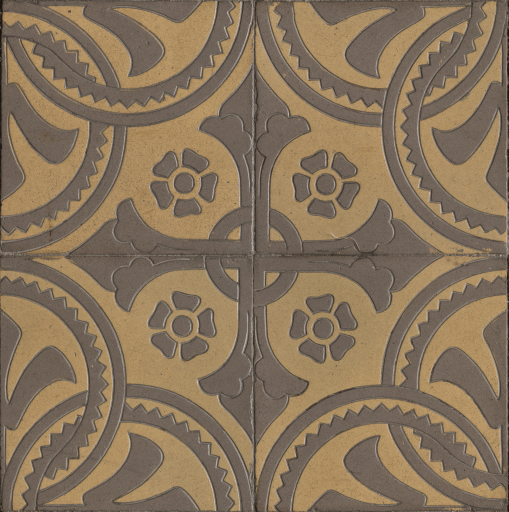
//> input picture Project05/Texture.jpg, 1017 x 1024 px (shown at 1/2 size)
$ ./main   (built with g++ and OpenCV 4)
//> lines starting //> are read from the running program, lines starting //| are printed output that depends on the picture
#include <iostream>
#include <stdlib.h>
#include <cmath>
#include <opencv2/opencv.hpp>

#define PI 3.1415927

using namespace std;
using namespace cv;


///Define Objects
class Quadrics{
private:
    Vec4f ColorH0, ColorH1, ColorH2;
    enum SphereType{
        TEXTURE,
        HOMO
    };
    SphereType sphereType;
    Mat textureMap;
public:
    int a02,a12,a22,a21,a00;
    double s0, s1, s2;
    Vec3d n0, n1, n2;
    Vec4f  ColorH3;
    Vec3d pc;
    bool checkIn(Vec3d pos);
    double rayTracer(Vec3d pe, Vec3d npe);
    Quadrics(int a02_, int a12_, int a22_, int a21_, int a00_, double s0_, double s1_, double s2_, Vec3d pc_, Vec4f ColorH0_, Vec4f ColorH1_, Vec4f ColorH2_, Vec4f ColorH3_);
    Quadrics(int a02_, int a12_, int a22_, int a21_, int a00_, double s0_, double s1_, double s2_, Vec3d pc_, Mat textureMap_, Vec4f ColorH3_);
    vector<Vec4f> TexColorDeter(Vec3d Ph);
    Vec3d nH(Vec3d Ph);
};

//Get the normal vector
Vec3d Quadrics::nH(Vec3d Ph){
    Vec3d vecH = 2*a02*n0.dot(Ph - pc)/(s0*s0)*n0 + 2*a12*n1.dot(Ph - pc)/(s1*s1)*n1 + 2*a22*n2.dot(Ph - pc)/(s2*s2)*n2 + a21/s2*n2;
    return vecH/norm(vecH);
}

// [19 lines left out: function Quadrics, not called in this run]

Quadrics::Quadrics(int a02_, int a12_, int a22_, int a21_, int a00_, double s0_, double s1_, double s2_, Vec3d pc_, Mat textureMap_, Vec4f ColorH3_){
    a02 = a02_;
    a12 = a12_;
    a22 = a22_;
    a21 = a21_;
    a00 = a00_;
    s0 = s0_;
    s1 = s1_;
    s2 = s2_;
    pc = pc_;
    textureMap = textureMap_;
    ColorH3 = ColorH3_;
    n0 = Vec3d(1,0,0);
    n1 = Vec3d(0,1,0);
    n2 = Vec3d(0,0,1);
    sphereType = TEXTURE;
}


bool Quadrics::checkIn(Vec3d pos){
    double F = pow((pos-pc).dot(n0)/s0,2)*a02+pow((pos-pc).dot(n1)/s1,2)*a12+pow((pos-pc).dot(n2)/s2,2)*a22+a00;
    if(F<0) return true;
    else return false;
}

double Quadrics::rayTracer(Vec3d pe, Vec3d npe){
    double A = a02*pow(n0.dot(npe)/s0,2)+a12*pow(n1.dot(npe)/s1,2)+a22*pow(n2.dot(npe)/s2,2);
    double B = a02*(2*n0.dot(npe))*(n0.dot(pe-pc))/(s0*s0)+
               a12*(2*n1.dot(npe))*(n1.dot(pe-pc))/(s1*s1)+
               a22*(2*n2.dot(npe))*(n2.dot(pe-pc))/(s2*s2)+
               a21*n2.dot(npe)/s2;
    double C = a02*pow(n0.dot(pe-pc)/s0,2) +
               a12*pow(n1.dot(pe-pc)/s1,2) +
               a22*pow(n2.dot(pe-pc)/s2,2) +
               a21*n2.dot(pe-pc)/s2 +
               a00;
//    cout << "A is " << A <<" B is " << B <<" C is " << C << endl;
    double delta = pow(B,2)-4*A*C;
    if(delta < 0) return -1;
    else return ((-B-sqrt(pow(B,2)-4*A*C))/(2*A));
}

vector<Vec4f> Quadrics::TexColorDeter(Vec3d Ph){
    vector<Vec4f> texColors(3);
    if(sphereType == HOMO){
        texColors[0] = ColorH0;
        texColors[1] = ColorH1;
        texColors[2] = ColorH2;
        return texColors;
    }
    else{
        Vec3d npe;
        npe = (Ph-pc)/norm(Ph-pc);
        double x,y,z,theta,phi;
        int X,Y;
        x = npe.dot(n0);
        y = npe.dot(n1);
        z = npe.dot(n2);
        phi = acos(z);
        theta = acos(y/sin(phi));
        if(x<0) theta = 2*PI - theta;
        X = max(min(int(round((theta/(2*PI))*textureMap.cols)),textureMap.cols),0);
        Y = max(min(int(round((phi/(PI))*textureMap.rows)),textureMap.rows),0);

        texColors[1][0] = textureMap.at<Vec3b>(Y, X)[0];
        texColors[1][1] = textureMap.at<Vec3b>(Y, X)[1];
        texColors[1][2] = textureMap.at<Vec3b>(Y, X)[2];
        texColors[1][3] = 255;

        for(int i = 0; i < 3; i ++){
            texColors[0][i] = texColors[1][i]/5;
            texColors[2][i] = min(texColors[1][i], float(255.0));
            texColors[2][i] *= 10;
        }
        texColors[0][3] = 255;
        texColors[2][3] = 2550;
        return texColors;
    }
}

class Planes{
private:
    Vec4f ColorH0, ColorH1, ColorH2;
    enum PlaneType{
        TEXTURE,
        HOMO
    };
    PlaneType planeType;
    Mat textureMap;
    Mat normalMap;
    float s0, s1; //params for texture map
public:
    Vec3d pc;
    Vec3d n1, n2, n0;
    Vec4f ColorH3;
    Planes(Vec3d n2_, Vec3d pc_, Vec4f ColorH0_, Vec4f ColorH1_, Vec4f ColorH2_, Vec4f ColorH3_);
    Planes(Vec3d n2_, Vec3d pc_, Vec3d n1_, Mat textureMap_, Mat normalMap_, float s0_, float s1_, Vec4f ColorH3_);
    vector<Vec4f> TexColorDeter(Vec3d ph);
    bool checkIn(Vec3d pos);
    Vec3d nH(void);
    Vec3d nH_Tex(Vec3d Ph);
    double rayTracer(Vec3d pe, Vec3d npe);
};

// [15 lines left out: function nH_Tex, not called in this run]


Vec3d Planes::nH(void){
    return n2;
}

// [9 lines left out: function Planes, not called in this run]

Planes::Planes(Vec3d n2_, Vec3d pc_, Vec3d n1_, Mat textureMap_, Mat normalMap_, float s0_, float s1_, Vec4f ColorH3_){
    n1 = n1_;
    n2 = n2_;
    n0 = n1.cross(n2);
    pc = pc_;
    planeType = TEXTURE;
    ColorH3 = ColorH3_;
    textureMap = textureMap_;
    s0 = s0_;
    s1 = s1_;
    normalMap = normalMap_;
}

bool Planes::checkIn(Vec3d pos){
    double F = n2.dot(pos - pc);
    if(F<0) return true;
    else return false;
}

double Planes::rayTracer(Vec3d pe, Vec3d npe){
    return n2.dot(pc-pe)/n2.dot(npe);
}

vector<Vec4f> Planes::TexColorDeter(Vec3d ph = Vec3d(0,0,0)){
    vector<Vec4f> texColors(3);
    if(planeType == HOMO){
        texColors[0] = (ColorH0);
        texColors[1] = (ColorH1);
        texColors[2] = (ColorH2);
        return texColors;
    }
    else if(planeType == TEXTURE){
        double x = (ph - pc).dot(n0)/s0;
        double y = (ph - pc).dot(n1)/s1;
        int xI = round((x-floor(x))*textureMap.cols);
        int yI = round((y-floor(y))*textureMap.rows);
//        cout << "xI is " << xI << " yI is " << yI << endl;
        texColors[1][0] = textureMap.at<Vec3b>(yI, xI)[0];
        texColors[1][1] = textureMap.at<Vec3b>(yI, xI)[1];
        texColors[1][2] = textureMap.at<Vec3b>(yI, xI)[2];
        texColors[1][3] = 255;

        for(int i = 0; i < 3; i ++){
            texColors[0][i] = texColors[1][i]/5;
            texColors[2][i] = min(texColors[1][i], float(255.0));
            texColors[2][i] *= 10;
        }
        texColors[0][3] = 255;
        texColors[2][3] = 2550;
        return texColors;
    }
}

///Define Light Source
class lightSource{
public:
    enum Mode
    {
      SPOT,
      DIRECTIONAL,
      POINTLIGHT
    };

    Vec3d Pl, nLH_D; //light point OR light Direction
    double spotRange;
    double ks, kd;
    Vec4f ColorL;   //color of light
    //params for color calculation
    Mode lightMode;
    lightSource(Vec3d Pl, Vec3d nLH, double spotRange, double ks, double kd, Vec4f ColorL, Mode lightMode);
    //H0 ambient, H1 diffuse, H2 specular
    Vec4f colorSDcal(Vec3d Pe, Vec3d Ph, Vec3d nH, Vec4f ColorH0, Vec4f ColorH1, Vec4f ColorH2, Vec4f ColorH3);
};

lightSource::lightSource(Vec3d Pl_, Vec3d nLH_, double spotRange_, double ks_, double kd_, Vec4f ColorL_, Mode lightMode_){
    Pl = Pl_;
    ColorL = ColorL_;
    nLH_D = nLH_;
    ks = ks_;
    kd = kd_;
    spotRange = spotRange_;
    lightMode = lightMode_;
}

Vec4f lightSource::colorSDcal(Vec3d Pe, Vec3d Ph, Vec3d nH, Vec4f ColorH0, Vec4f ColorH1, Vec4f ColorH2, Vec4f ColorH3){
    double s, t; //the coefficient for specular, diffuse light and hale light.
    double cosRE; //cos(angle between reflect light and eye)
    Vec3d rHE, nLH, nHE;
    Vec4f ColorPE;
    if((lightMode == SPOT)||(lightMode == POINTLIGHT)) nLH = (Ph - Pl)/norm(Pl - Ph);
    else if(lightMode == DIRECTIONAL) nLH = nLH_D;
    nHE = (Pe - Ph)/norm(Pe - Ph);
    rHE = nLH - 2*(nLH.dot(nH))*nH;
    cosRE = rHE.dot(nHE);
    s = std::max((pow(cosRE,3)-0.9)/0.1,0.0);
    t = std::max(cosRE,0.0);
    if((lightMode == POINTLIGHT)||((lightMode == SPOT)&&(nLH.dot(nLH_D) > spotRange))) return (ks*s*ColorH2.mul(ColorL) + kd*t*ColorH1.mul(ColorL)/(1+norm(Pl-Ph)));
    else if(lightMode == DIRECTIONAL) return (ks*s*ColorH2.mul(ColorL) + kd*t*ColorH1.mul(ColorL)/100);
    else return Vec4f(0,0,0,0);
}


Vec3d cameraPhGrab(Vec3d pe, Vec3d npe, double t){
    return (pe+npe*t);
}

int traceTimeComp(vector<double> traceVecTime){
    double timeMin = -1;
    int minIdx = -1;
    int idx = 0;
    while(traceVecTime[idx] <= 0){
        idx ++;
        if(idx == traceVecTime.size()) return -1;
    }
    timeMin = traceVecTime[idx];
    minIdx = idx;
    for(;idx < traceVecTime.size(); idx ++){
        if((traceVecTime[idx] < timeMin)&&(traceVecTime[idx] > 0)){
            timeMin = traceVecTime[idx];
            minIdx = idx;
        }
    }
    return minIdx;
}


class colorShadowDeter{
public:
    enum ShadowMode{
        HARD_SHADOW,
        SOFT_SHADOW,
        DOWN_SHADOW
    };

    ShadowMode shadowMode;
    int objectIdx;
    Vec3d Ph;
    colorShadowDeter(ShadowMode shadowMode);
    void PhCal(Vec3d pe, Vec3d npe, vector<Planes> vecPlane, vector<Quadrics> vecQuad);
    Vec3b ColorDeter(Vec3d pe, double kb, double k0, vector<Planes> vecPlane, vector<Quadrics> vecQuad, vector<lightSource> lighters, vector<float> shadowFlag);
    vector<float> shadowRayTracing(vector<Planes> planes, vector<Quadrics> spheres, vector<lightSource> lighters);
};

colorShadowDeter::colorShadowDeter(ShadowMode shadowMode_){
    shadowMode = shadowMode_;
}

float shadowRayTrace(Quadrics quad, Vec3d pl, Vec3d Ph, Vec3d nLH_D, lightSource::Mode lightType, colorShadowDeter::ShadowMode shadowMode = colorShadowDeter::SOFT_SHADOW){
    double lenLH;
    Vec3d nlh;
    if((lightType == lightSource::POINTLIGHT)||(lightType == lightSource::SPOT)){
        lenLH = norm(Ph - pl);
        nlh = (Ph - pl)/lenLH;
    }
    else{
         nlh = -nLH_D;
         pl = Ph;
    }
    if(shadowMode == colorShadowDeter::DOWN_SHADOW){
        Ph -= quad.nH(Ph)*0.5;  //down for 0.5
    }

    double A = quad.a02*pow(quad.n0.dot(nlh)/quad.s0,2)+quad.a12*pow(quad.n1.dot(nlh)/quad.s1,2)+quad.a22*pow(quad.n2.dot(nlh)/quad.s2,2);
    double B = quad.a02*(2*quad.n0.dot(nlh))*(quad.n0.dot(pl-quad.pc))/(quad.s0*quad.s0)+
               quad.a12*(2*quad.n1.dot(nlh))*(quad.n1.dot(pl-quad.pc))/(quad.s1*quad.s1)+
               quad.a22*(2*quad.n2.dot(nlh))*(quad.n2.dot(pl-quad.pc))/(quad.s2*quad.s2)+
               quad.a21*quad.n2.dot(nlh)/quad.s2;
    double C = quad.a02*pow(quad.n0.dot(pl-quad.pc)/quad.s0,2) +
               quad.a12*pow(quad.n1.dot(pl-quad.pc)/quad.s1,2) +
               quad.a22*pow(quad.n2.dot(pl-quad.pc)/quad.s2,2) +
               quad.a21*quad.n2.dot(pl-quad.pc)/quad.s2 +
               quad.a00;
//    cout << "A is " << A <<" B is " << B <<" C is " << C << endl;
    double delta = pow(B,2)-4*A*C;
    if(delta < 0) return 0;
    delta = sqrt(delta);
    double tSmall = ((-B-delta)/(2*A));
    double tBig = ((-B+delta)/(2*A));
    if(shadowMode != colorShadowDeter::DOWN_SHADOW){
        if((lightType == lightSource::POINTLIGHT)||(lightType == lightSource::SPOT)){
            if((tSmall > 0)&&(tBig - 1e-4 < lenLH)) return (tBig - tSmall);
            else return 0;
        }
        else{
            if((tSmall + 1e-4 > 0)&&(tBig + 1e-4 > 0)) return (tBig - tSmall);
            else return 0;
        }
    }
    else{
        if((lightType == lightSource::POINTLIGHT)||(lightType == lightSource::SPOT)){
            if((tSmall > 0)&&(tBig < lenLH)) return (tBig - tSmall);
            else if((tSmall > 0)&&(tSmall < lenLH)&&(tBig >= lenLH)) return (lenLH - tSmall);
            else return 0;
        }
        else{
            if((tSmall + 1e-4 > 0)&&(tBig + 1e-4 > 0)) return (tBig - tSmall);
            if((tSmall + 1e-4 < 0)&&(tBig + 1e-4 > 0)) return (tBig);
            else return 0;
        }
    }
}

float shadowRayTrace(Planes plane, Vec3d pl, Vec3d Ph, Vec3d nLH_D, lightSource::Mode lightType, colorShadowDeter::ShadowMode shadowMode = colorShadowDeter::SOFT_SHADOW){
    double lenLH;
    Vec3d nlh;
    if((lightType == lightSource::POINTLIGHT)||(lightType == lightSource::SPOT)){
        lenLH = norm(Ph - pl);
        nlh = (Ph - pl)/lenLH;
    }
    else{
         nlh = -nLH_D;
         pl = Ph;
    }
    Ph -= plane.nH()*0.5;  //down for 0.5

    //plane ray trace
    double t = plane.n2.dot(plane.pc-pl)/plane.n2.dot(nlh);
    if((lightType == lightSource::POINTLIGHT)||(lightType == lightSource::SPOT)){
        if(t < lenLH) return (lenLH - t);
    }
    else{
        if(t > 0) return t;
    }
    return 0;
}

void colorShadowDeter::PhCal(Vec3d pe, Vec3d npe, vector<Planes> vecPlane, vector<Quadrics> vecQuad){
    vector<double> timeRayVec;

    for(int i = 0; i < vecQuad.size(); i ++)   timeRayVec.push_back(vecQuad[i].rayTracer(pe,npe));
    for(int i = 0; i < vecPlane.size(); i ++)  timeRayVec.push_back(vecPlane[i].rayTracer(pe,npe));
    objectIdx = traceTimeComp(timeRayVec);
    if(objectIdx >= 0) Ph = cameraPhGrab(pe, npe, timeRayVec[objectIdx]);
}

Vec3b colorShadowDeter::ColorDeter(Vec3d pe, double kb, double k0, vector<Planes> vecPlane, vector<Quadrics> vecQuad, vector<lightSource> lighters, vector<float> shadowFlag){
    Vec4f colorSum4f(0,0,0,0);

    double b; //the coefficient for hale light.
    double cosEH; //cos(angle between reflect light and eye)
    Vec3d rHE, nLH, nHE, nH;

    if(objectIdx < 0) return Vec3b(50,50,50);
    nHE = (pe - Ph)/norm(pe - Ph);
    nH = objectIdx < vecQuad.size()?vecQuad[objectIdx].nH(Ph):vecPlane[objectIdx - vecQuad.size()].nH();
    cosEH = nHE.dot(nH);
    b = std::max(((1-cosEH)-0.92)/0.08,0.0);

    if(objectIdx < vecQuad.size()){
        vector<Vec4f> textureClr = vecQuad[objectIdx].TexColorDeter(Ph);
        for(int i = 0; i < lighters.size(); i ++){
            if((shadowMode == HARD_SHADOW)&&(fabs(shadowFlag[i]) < 1e-2)) colorSum4f += lighters[i].colorSDcal(pe, Ph, nH, textureClr[0], textureClr[1], textureClr[2], vecQuad[objectIdx].ColorH3);
            else if(shadowMode == SOFT_SHADOW) colorSum4f += lighters[i].colorSDcal(pe, Ph, nH, textureClr[0], textureClr[1], textureClr[2], vecQuad[objectIdx].ColorH3)/(shadowFlag[i]+1);
            else if(shadowMode == DOWN_SHADOW) colorSum4f += lighters[i].colorSDcal(pe, Ph, nH, textureClr[0], textureClr[1], textureClr[2], vecQuad[objectIdx].ColorH3)/(std::max(double(shadowFlag[i]/0.5), 1.0));
            else if(shadowMode == DOWN_SHADOW) colorSum4f += lighters[i].colorSDcal(pe, Ph, nH, textureClr[0], textureClr[1], textureClr[2], vecQuad[objectIdx].ColorH3)/(std::max(double(shadowFlag[i]/0.5), 1.0));
        }
        colorSum4f += k0*textureClr[0] + b*kb*vecQuad[objectIdx].ColorH3;
    }
    else{
        vector<Vec4f> textureClr = vecPlane[objectIdx - vecQuad.size()].TexColorDeter(Ph);
//        for(int i = 0; i < textureClr.size(); i ++) cout << textureClr[i];
//        cout << endl;
        for(int i = 0; i < lighters.size(); i ++){
           if((shadowMode == HARD_SHADOW)&&(fabs(shadowFlag[i]) < 1e-2)) colorSum4f += lighters[i].colorSDcal(pe, Ph, vecPlane[objectIdx - vecQuad.size()].nH(), textureClr[0],
                                                textureClr[1], textureClr[2], vecPlane[objectIdx - vecQuad.size()].ColorH3);
           else if(shadowMode == SOFT_SHADOW) colorSum4f += lighters[i].colorSDcal(pe, Ph, vecPlane[objectIdx - vecQuad.size()].nH(), textureClr[0],
                                                textureClr[1], textureClr[2], vecPlane[objectIdx - vecQuad.size()].ColorH3)/(shadowFlag[i]+1);
           else if(shadowMode == DOWN_SHADOW) colorSum4f += lighters[i].colorSDcal(pe, Ph, vecPlane[objectIdx - vecQuad.size()].nH(), textureClr[0],
                                                textureClr[1], textureClr[2], vecPlane[objectIdx - vecQuad.size()].ColorH3)/( std::max(double(shadowFlag[i]/0.5), 1.0) );
        }
        colorSum4f += k0*textureClr[0] + b*kb*vecPlane[objectIdx - vecQuad.size()].ColorH3;
    }
    // [8 lines of commented-out code are left out]

    return Vec3b(char(colorSum4f[0]*255/colorSum4f[3]),char(colorSum4f[1]*255/colorSum4f[3]),char(colorSum4f[2]*255/colorSum4f[3]));
}

vector<float> colorShadowDeter::shadowRayTracing(vector<Planes> planes,vector<Quadrics> spheres, vector<lightSource> lighters){
    vector<float> tracingTime(spheres.size());

    for(int i = 0; i < lighters.size(); i ++){
        tracingTime[i] = 0;
        if(shadowMode != DOWN_SHADOW){
            for(int j = 0; j < spheres.size(); j ++){
                tracingTime[i] += shadowRayTrace(spheres[j], lighters[i].Pl, Ph, lighters[i].nLH_D, lighters[i].lightMode);
            }
        }
        else{
            for(int j = 0; j < spheres.size(); j ++){
                tracingTime[i] += shadowRayTrace(spheres[j], lighters[i].Pl, Ph, lighters[i].nLH_D, lighters[i].lightMode, DOWN_SHADOW);
            }
            for(int j = 0; j < planes.size(); j ++){
                tracingTime[i] += shadowRayTrace(planes[j], lighters[i].Pl, Ph, lighters[i].nLH_D, lighters[i].lightMode, DOWN_SHADOW);
            }
        }
    }

    return tracingTime;
}

int main(int argc, char *argv[]){

    vector<Scalar> color{Scalar(255,224,147),Scalar(93,66,255),Scalar(255,255,255),Scalar(230,180,80)};
    Mat img(Size(640,480),CV_8UC3,color[0]);
    Mat texturePlane = imread("Texture.jpg");
//> texturePlane is the input picture: 1024 rows x 1017 cols, CV_8UC3; mean B, G, R 91.7, 115.2, 134.3
    Mat sphereTexture = imread("sphereTexture.jpg");
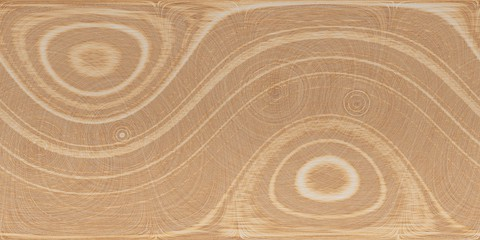
//> input picture Project05/sphereTexture.jpg, 480 x 240 px
//> sphereTexture is the input picture: 240 rows x 480 cols, CV_8UC3; mean B, G, R 121.2, 159.2, 197.3
    Mat sphereTexture2 = imread("sphereTexture2.jpg");
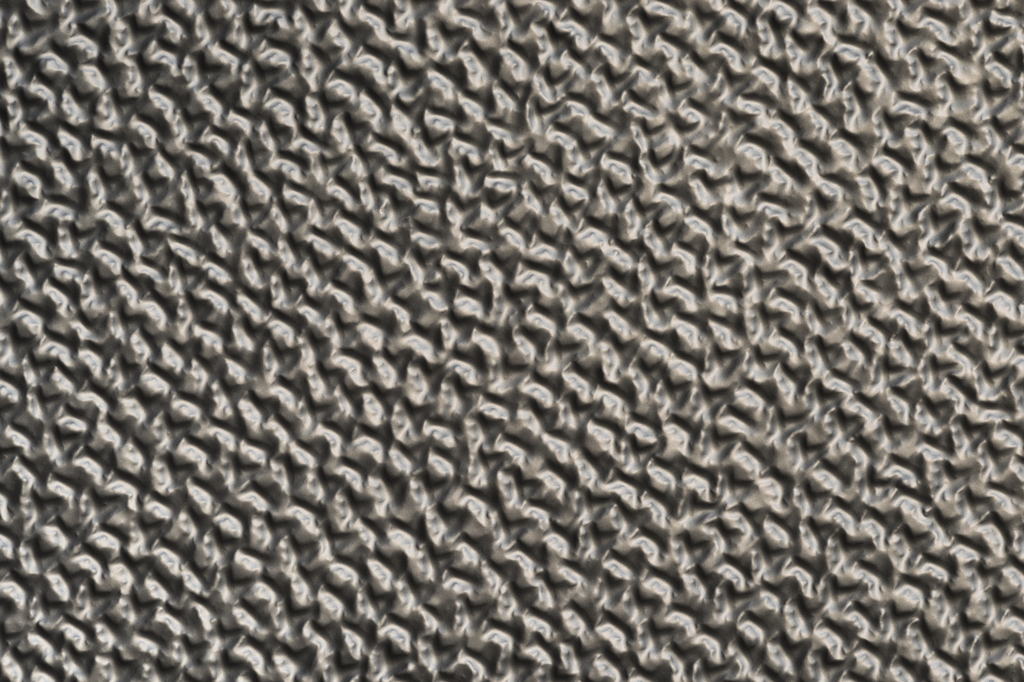
//> input picture Project05/sphereTexture2.jpg, 1024 x 682 px
//> sphereTexture2 is the input picture: 682 rows x 1024 cols, CV_8UC3; mean B, G, R 104.3, 110.9, 115.4
    Mat normalTexture = imread("normal.jpg");
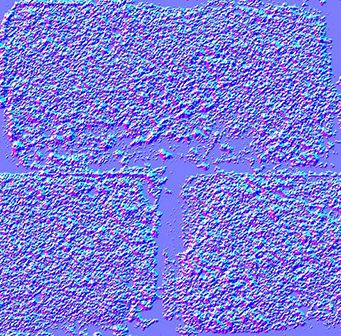
//> input picture Project05/normal.jpg, 341 x 336 px
//> normalTexture is the input picture: 336 rows x 341 cols, CV_8UC3; mean B, G, R 218.4, 125.1, 125.2
    double Sx = 16, Sy = 12;
    Vec3d pos;
    Vec3d Ph;
    int objectIdx;
    int xSample = 2, ySample = 2;
    double randX,randY;
    int M = img.cols, N = img.rows;

    //the efficient of background and outline
    double kb = 0.5, k0 = 0.5;
    colorShadowDeter CSDeter(colorShadowDeter::DOWN_SHADOW);
    vector<float> shadowFlag;

    //Graphics
    vector<Quadrics> spheres;
    vector<Planes> planes;
    vector<lightSource> lighters;

    spheres.push_back(Quadrics(1,1,1,0,-1,5,5,5,Vec3d(0,0,5),sphereTexture,Vec4f(0,0,0,255)));
//> in Quadrics, `pc = pc_;`: pc = [0, 0, 5]
//> in Quadrics, `ColorH3 = ColorH3_;`: ColorH3 = [0, 0, 0, 255]
//> spheres = 1 item
    spheres.push_back(Quadrics(1,1,1,0,-1,3,3,3,Vec3d(0,12,4),sphereTexture2,Vec4f(0,0,0,255)));
//> spheres = 2 items
    planes.push_back(Planes(Vec3d(0,0,1),Vec3d(0,0,0),Vec3d(0,1,0),texturePlane,normalTexture,10,10,Vec4f(10,10,10,255)));
//> in Planes, `n1 = n1_;`: n1 = [0, 1, 0]
//> in Planes, `n2 = n2_;`: n2 = [0, 0, 1]
//> in Planes, `n0 = n1.cross(n2);`: n0 = [1, 0, 0]
//> in Planes, `pc = pc_;`: pc = [0, 0, 0]
//> in Planes, `ColorH3 = ColorH3_;`: ColorH3 = [10, 10, 10, 255]
//> planes = 1 item
//    planes.push_back(Planes(Vec3d(-1,0,0),Vec3d(12,0,0),Vec4f(50,100,50,255),Vec4f(170,220,170,255),Vec4f(160,210,160,255),Vec4f(10,10,10,255)));
//    planes.push_back(Planes(Vec3d(0,1,0),Vec3d(0,-9,0),Vec4f(50,50,100,255),Vec4f(170,170,220,255),Vec4f(1800,1800,2300,2550),Vec4f(10,10,10,255)));

    //area light
    lighters.push_back(lightSource(Vec3d(-10,-20,30), Vec3d(0.5773,-0.5773,-0.5773), 0.9,0.5,0.5,Vec4f(60,60,60,60), lightSource::POINTLIGHT));

    //camera
    Vec3d pe(40,0,6);
    Vec3d vUp(-1,0,1);
    Vec3d v2(20,0,1);
    Vec3d n0Vec(0,-1,0);
    Vec3d n2 = v2/norm(v2);

    Vec3d n0 = n0Vec/norm(n0Vec);
    Vec3d n1 = n0.cross(n2);

    Vec3d pcMat = pe + v2;
    Vec3d pc(pcMat[0], pcMat[1], pcMat[2]);
    Vec3d th_P;

    Vec3i colorSum;
    double cameraX,cameraY; //the coordinate in the camera
    Vec3d npe;

    cout << n0 << endl << n1 << endl << n2 << endl;

    //checkIn
    for(int i = 0; i < spheres.size(); i ++){
        if(spheres[i].checkIn(pe)){
            cout << "fail in checking in " << endl;
            return 0;
        }
    }
//> this loop made 2 passes
//> F in checkIn on passes 1 to 2: 63.04, 193.2
    for(int j = 0; j < planes.size(); j ++){
        if(planes[j].checkIn(pe)){
            cout << "fail in checking in " << endl;
            return 0;
        }
    }
//> this loop made 1 pass
//> F in checkIn on pass 1: 6

    for(int m = 0; m < M; m ++)
        for(int n = 0; n < N; n ++)
        {
            //with anti-aliasing
            randX = rand()%1000/1000.0;
            randY = rand()%1000/1000.0;
            colorSum = Vec3i(0,0,0);
            for(int xCnt = 0; xCnt < xSample; xCnt ++)
                for(int yCnt = 0; yCnt < ySample; yCnt ++)
                {
                    cameraX = (Sx*(m+(xCnt+randX)/xSample)/M-Sx/2.0);
                    cameraY = (Sy*(n+(yCnt+randY)/ySample)/N-Sy/2.0);
                    pos[0] = pc[0] + n1[0]*cameraY + n0[0]*cameraX;
                    pos[1] = pc[1] + n1[1]*cameraY + n0[1]*cameraX;
                    pos[2] = pc[2] + n1[2]*cameraY + n0[2]*cameraX;
                    npe = (pe - pos)/norm(pe - pos);

                    CSDeter.PhCal(pe, npe, planes, spheres);
                    if((xCnt == 0)&&(yCnt == 0)){
                        shadowFlag = CSDeter.shadowRayTracing(planes, spheres, lighters);
                    }
                    colorSum += CSDeter.ColorDeter(pe, kb, k0, planes, spheres, lighters, shadowFlag);
                }
            img.at<Vec3b>(n,m) = Vec3b((colorSum)/(xSample*ySample));

        }
//> after the loop, colorSum = [212, 300, 358]; shadowFlag = [0, 0]

    flip(img, img, 1);
    imshow("lena", img);
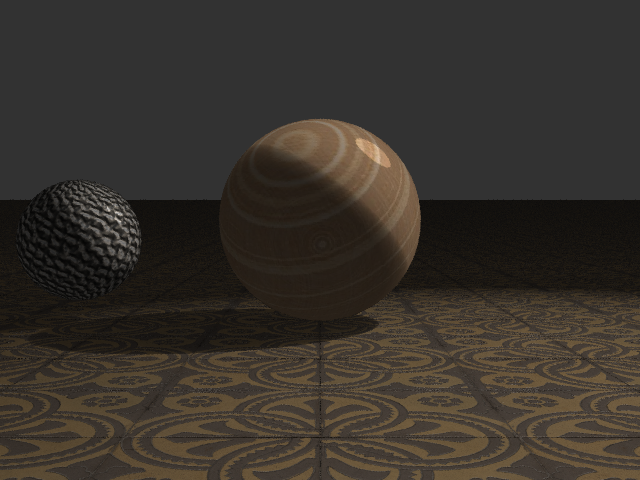
//> window 'lena': 480 rows x 640 cols, CV_8UC3; mean B, G, R 43.7, 50.2, 55.7
    imwrite("img.png",img);
    resize(img,img,Size(160,120));
    imwrite("00.jpg",img);
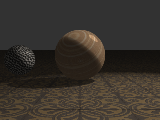
//> saved as 00.jpg: 120 rows x 160 cols, CV_8UC3; mean B, G, R 43.8, 50.2, 55.7
    waitKey(0);
    return 0;
}
